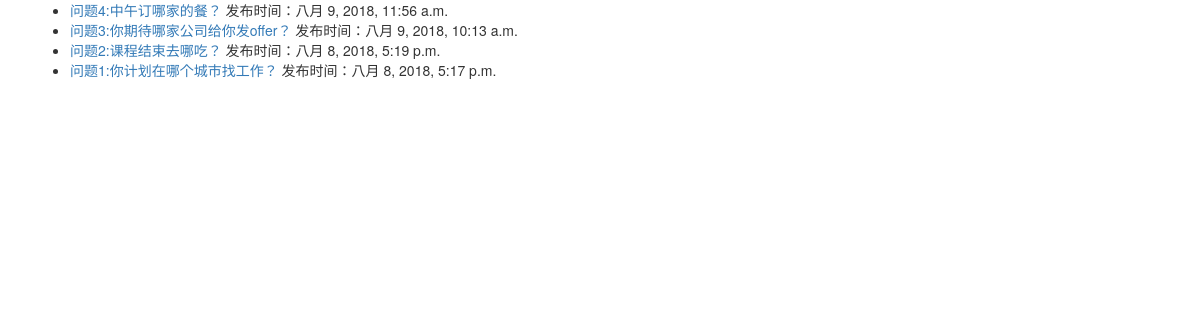
Screenshot of /polls/ with the database file from the repository.
### polls/models.py (models this page shows, shortened)
class Question(models.Model):
    question_text = models.CharField(max_length=200)
    pub_date = models.DateTimeField('publish date')

### polls/views.py (the view)
def index(request):
    qlist = Question.objects.order_by('-pub_date')[:5]
    context = {'qlist': qlist}
    return render(request, 'polls/index.html', context)

### polls/templates/polls/index.html (shortened to what this page needs)
{% load staticfiles %}
<!DOCTYPE html>
<html lang="en">
<head>
    <link rel="stylesheet" href="{% static 'css/bootstrap.min.css' %}">
</head>
<body>
<div class="container">
{% if qlist %}
    <ul>
    {% for q in qlist %}
        <li>
            <a href="/polls/{{ q.id }}/">问题{{ q.id }}:{{ q.question_text }}</a>
            发布时间：{{ q.pub_date }}
        </li>
    {% endfor %}
    </ul>
{% else %}
    <p>尚无内容</p>
{% endif %}
</div>
</body>
</html>

### rows the page displays
Question: id "4", question_text "中午订哪家的餐？", pub_date "八月 9, 2018, 11:56 a.m."
Question: id "3", question_text "你期待哪家公司给你发offer？", pub_date "八月 9, 2018, 10:13 a.m."
Question: id "2", question_text "课程结束去哪吃？", pub_date "八月 8, 2018, 5:19 p.m."
Question: id "1", question_text "你计划在哪个城市找工作？", pub_date "八月 8, 2018, 5:17 p.m."
